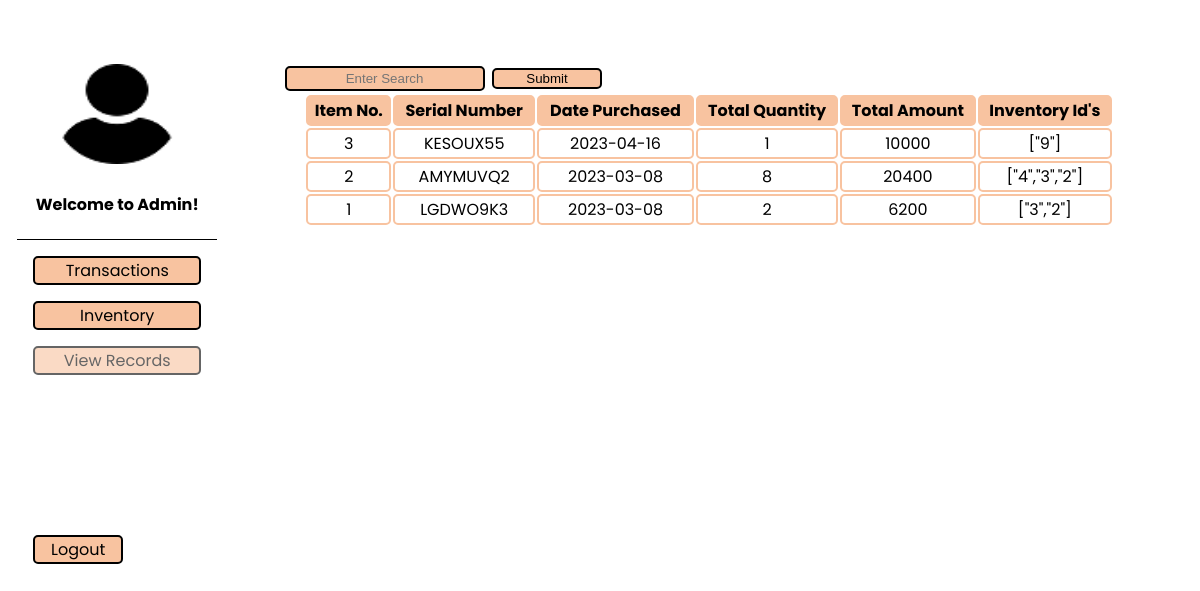
Page /view_orders/viewitem.php (signed in) on the committed database.
### tables this page shows
CREATE TABLE `tbl_orders` (
  `order_id` int(50) NOT NULL,
  `order_date` varchar(50) NOT NULL,
  `total_quantity` int(50) NOT NULL,
  `total_amount` int(50) NOT NULL,
  `inventory_ids` varchar(2000) NOT NULL,
  `serial_number` varchar(50) NOT NULL
);

### view_orders/viewitem.php (the view, shortened to what this page needs)
<?php
include "../dbcon.php";
$search = $_GET['search'] ?? '';
if ($search) {
    $statement = $pdo->prepare('SELECT * FROM tbl_orders where serial_number like :INAME ORDER BY order_id desc');
    $statement->bindValue(':INAME', "%$search%");
} else {
    $statement = $pdo->prepare('SELECT * FROM tbl_orders ORDER BY order_id desc');
}
$statement->execute();
$row = $statement->fetchAll(PDO::FETCH_ASSOC);
?>
<!DOCTYPE html>
<html lang="en">
  <head>
    <link rel="stylesheet" href="../css/index.css" />
  </head>
  <body>
    <div class="admin-main">
      <div class="admin-image">
        <img
          src="../images/logoo.png"
          alt="admin logo"
          width="120"
          height="100"
        />
        <?php if ($_SESSION["Roles"] == 'admin'): ?>
          <h4>Welcome to Admin!</h4>
        <?php else: ?>
          <h4>Welcome to Cashier!</h4>
        <?php endif;?>
      </div>
      <ul>
        <li><a href="../order/order.php">Transactions</a></li>
        <li><a href="../inventory/inventory.php">Inventory</a></li>
        <li class="disabled" ><a href="">View Records</a></li>
        <li class="logout"><a href="../logout.php">Logout</a></li>
      </ul>
    </div>
    <div class="admin-contents">
      <div class="admin-tables">
        <div class="admin-select">
          <form action="" method="get">
		  	<input type="text"
			class="form-control"
			name="search"
			placeholder="Enter Search"
			value="<?php echo $search; ?>">
            <input type="submit" value="Submit" />
          </form>
        </div>
        <table class="inventory">
        <tr>
            <th>Item No.</th>
            <th>Serial Number</th>
            <th>Date Purchased</th>
            <th>Total Quantity</th>
            <th>Total Amount</th>
            <th>Inventory Id's</th>
        </tr>
		  <?php foreach ($row as $i => $item):?>
        <tr>
			<td><?php echo $item['order_id']; ?></td>
			<td><?php echo $item['serial_number']; ?></td>
			<td><?php echo $item['order_date']; ?></td>
			<td><?php echo $item['total_quantity']; ?></td>
			<td><?php echo $item['total_amount']; ?></td>
			<td><?php echo $item['inventory_ids']; ?></td>
        </tr>
        <?php endforeach;?>
        </table>
      </div>
    </div>
  </body>
</html>

### css/index.css (style rules this page uses)
* { box-sizing: border-box; }
body { box-sizing: border-box; margin: 0.5rem; margin-top: 4rem; font-family: 'Poppins', sans-serif; display: flex; justify-content: space-around; }
.disabled { pointer-events:none; opacity: 0.6; }
.admin-main ul { list-style-type: none; margin: 0; padding: 0; width: 200px; }
.admin-main li a { display: block; color: #000; text-decoration: none; }
.admin-main li { text-align: center; margin: 1rem; border: 2px solid black; border-radius: 5px; background-color: rgb(248, 195, 160); }
.admin-main .admin-image { width: 200px; text-align: center; border-bottom: 1px solid black; }
.admin-main .logout { margin-top: 10rem; width: 90px; }
.admin-contents { width: 80%; }
.admin-tables { width: 90%; margin: auto; }
.admin-select input { width: 110px; list-style-type: none; text-align: center; margin: 0.1rem; border: 2px solid black; border-radius: 5px; background-color: rgb(248, 195, 160); }
.admin-select input[type="text"] { width: 200px; padding: 0.2rem; }
.inventory { width: 95%; margin: auto; text-align: center; }
.inventory th, td { border-collapse: separate; border: 2px solid rgb(248, 195, 160); border-radius: 5px; text-align: center; }
.inventory th { background-color: rgb(248, 195, 160); color: black; }

### rows in the picture
tbl_orders: order_id "3", serial_number "KESOUX55", order_date "2023-04-16", total_quantity "1", total_amount "10000", inventory_ids "[\"9\"]"
tbl_orders: order_id "2", serial_number "AMYMUVQ2", order_date "2023-03-08", total_quantity "8", total_amount "20400", inventory_ids "[\"4\",\"3\",\"2\"]"
tbl_orders: order_id "1", serial_number "LGDWO9K3", order_date "2023-03-08", total_quantity "2", total_amount "6200", inventory_ids "[\"3\",\"2\"]"
